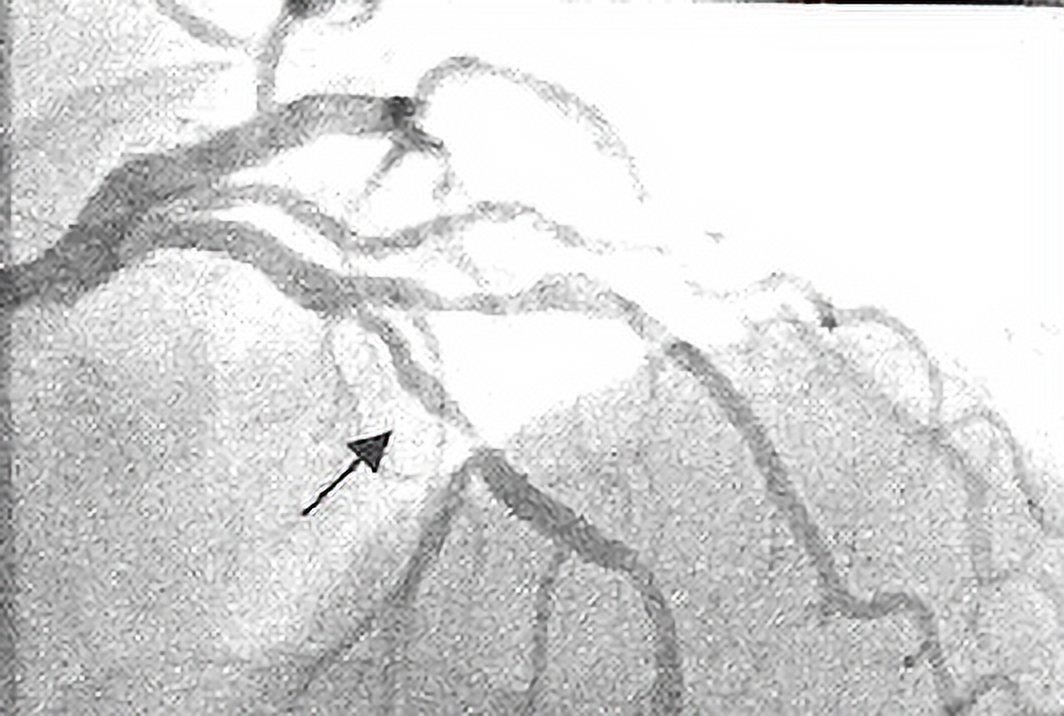
#> input picture 06_affine_transform/Figures/angiogram1.png, 1064 x 716 px
$ python 3_scaling.py   (older library calls are emulated)
#> lines starting #> are read from the running program, lines starting #| are printed output that depends on the picture
# import numpy as np
# import scipy.misc, math
# from scipy.misc.pilutil import Image
from skimage.transform import AffineTransform, warp
import cv2
from matplotlib import pyplot as plt

# img = Image.open('../Figures/angiogram1.png').convert('L')
# img1 = scipy.misc.fromimage(img)

img1 = cv2.imread('../Figures/angiogram1.png')
#> img1 is the input picture: shape (716, 1064, 3); mean B, G, R 215.1, 215, 215.1

# scale by 1/2 on both x and y.
transformation = AffineTransform(scale=(0.5, 0.5))
img2 = warp(img1, transformation)
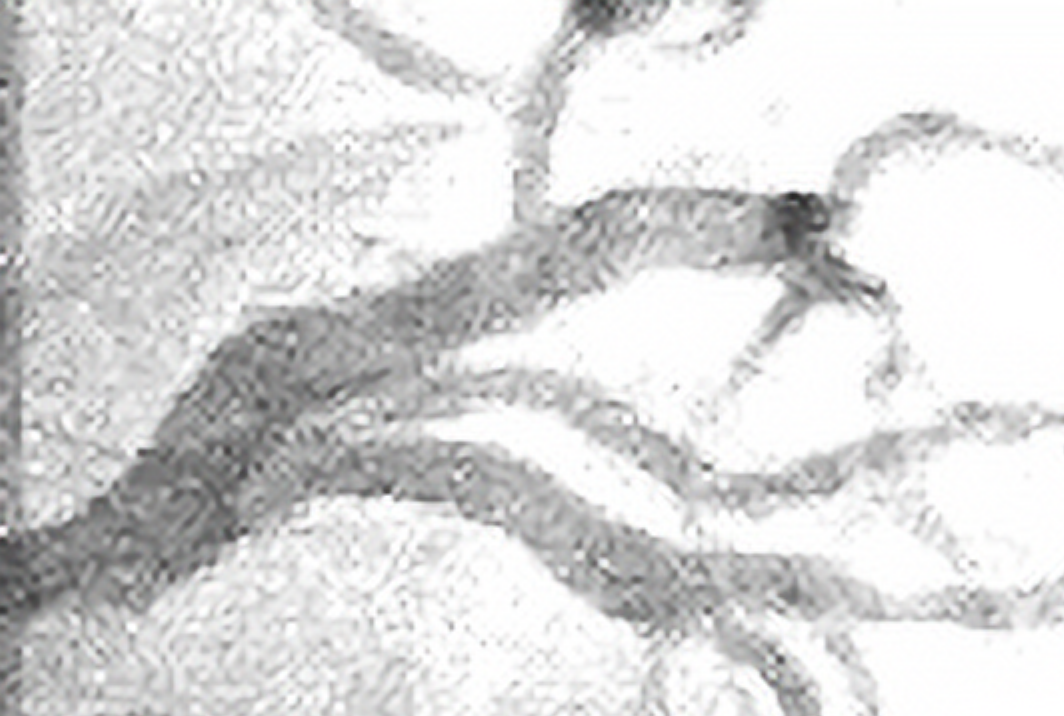
#> img2: shape (716, 1064, 3) float64; mean B, G, R 0.855, 0.855, 0.855
# im4 = scipy.misc.toimage(img2)
# im4.save('../Figures/scale_output.png')
# im4.show()

plt.imshow(img2, interpolation='nearest')
plt.show()
